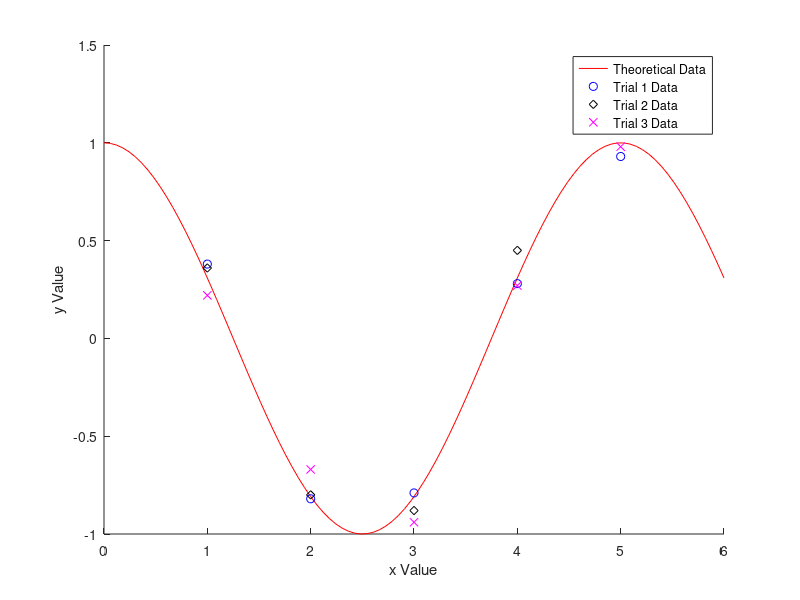

MATLAB code for this plot:
%% plotPractice.m
% Practice using Matlab's plot function
% Plots the equation y = cos(2*PI*x/L)
% Author: Len Pieroni

%% PARAMETERS

xmin = 0;
xmax = 6; 
Nx = 100;
L = 5;

%% CREATE ARRAYS

x = linspace(xmin, xmax, Nx);
y = cos(2*pi*x/L);

xexp = [1, 2, 3, 4, 5];
Trial1 = [0.38, -0.82, -0.79, 0.28, 0.93];
Trial2 = [0.36, -0.80, -0.88, 0.45, 1.10];
Trial3 = [0.22, -0.67, -0.94, 0.27, 0.98];

%% MAKE PLOTS

figure;
hold on;
plot(x, y, 'r');
plot(xexp, Trial1, 'bo',...
	xexp, Trial2, 'kd',...
	xexp, Trial3, 'mx');
legend('Theoretical Data', 'Trial 1 Data', 'Trial 2 Data', 'Trial 3 Data');
xlabel('x Value');
ylabel('y Value');
hold off;